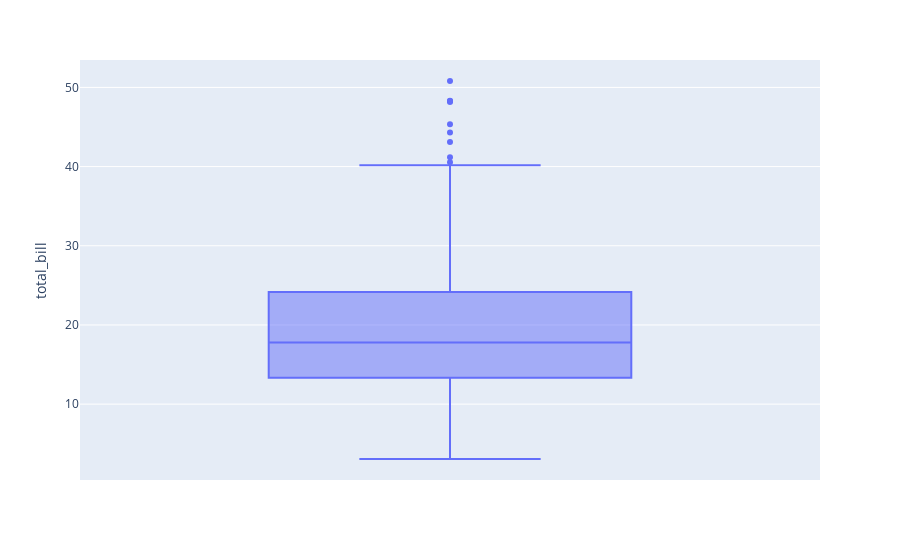

Notebook source saved alongside this figure:
### Markdown cell above
### Q2. Using the tips dataset in the Plotly library, plot a box plot using Plotly express.

### Code cell
import plotly.express as px
df = px.data.tips()
fig = px.box(df, y="total_bill")
fig.show()

### Figure 1 — Plotly figure (JSON) as saved in the notebook; plotly's stock layout.template omitted (floating-point values rounded to 4 significant figures; data arrays with more than 128 entries replaced by an {"elided": "..."} marker saying what was removed)
{"data": [{"alignmentgroup": "True", "hovertemplate": "total_bill=%{y}<extra></extra>", "legendgroup": "", "marker": {"color": "#636efa"}, "name": "", "notched": false, "offsetgroup": "", "orientation": "v", "showlegend": false, "type": "box", "x0": " ", "xaxis": "x", "y": {"elided": "244 float values"}, "y0": " ", "yaxis": "y"}], "layout": {"autosize": true, "boxmode": "group", "legend": {"tracegroupgap": 0}, "margin": {"t": 60}, "xaxis": {"anchor": "y", "autorange": true, "domain": [0, 1], "range": [-0.5, 0.5], "type": "category"}, "yaxis": {"anchor": "x", "autorange": true, "domain": [0, 1], "range": [0.4178, 53.46], "title": {"text": "total_bill"}, "type": "linear"}}}
